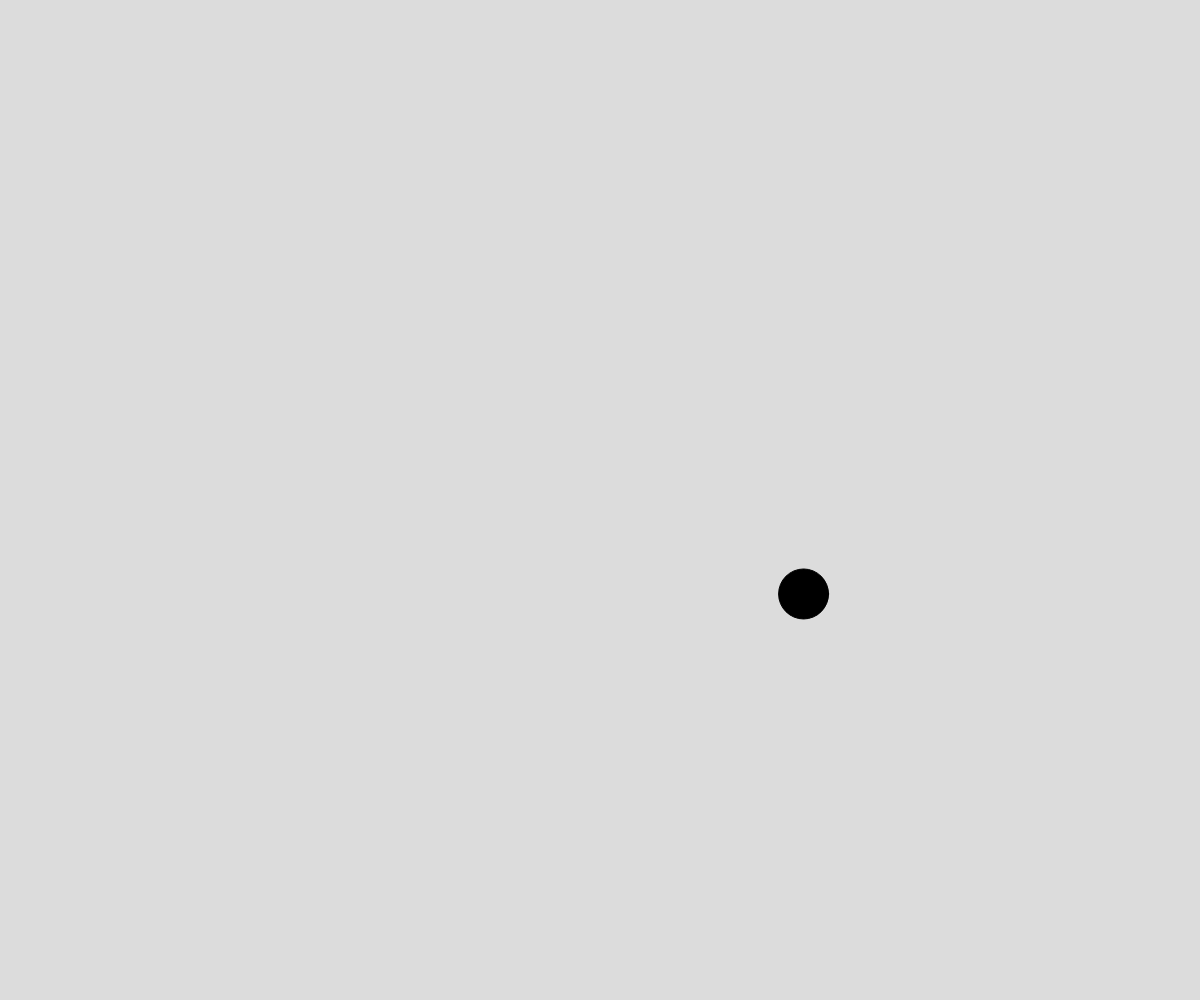
Frame 1 (no input)
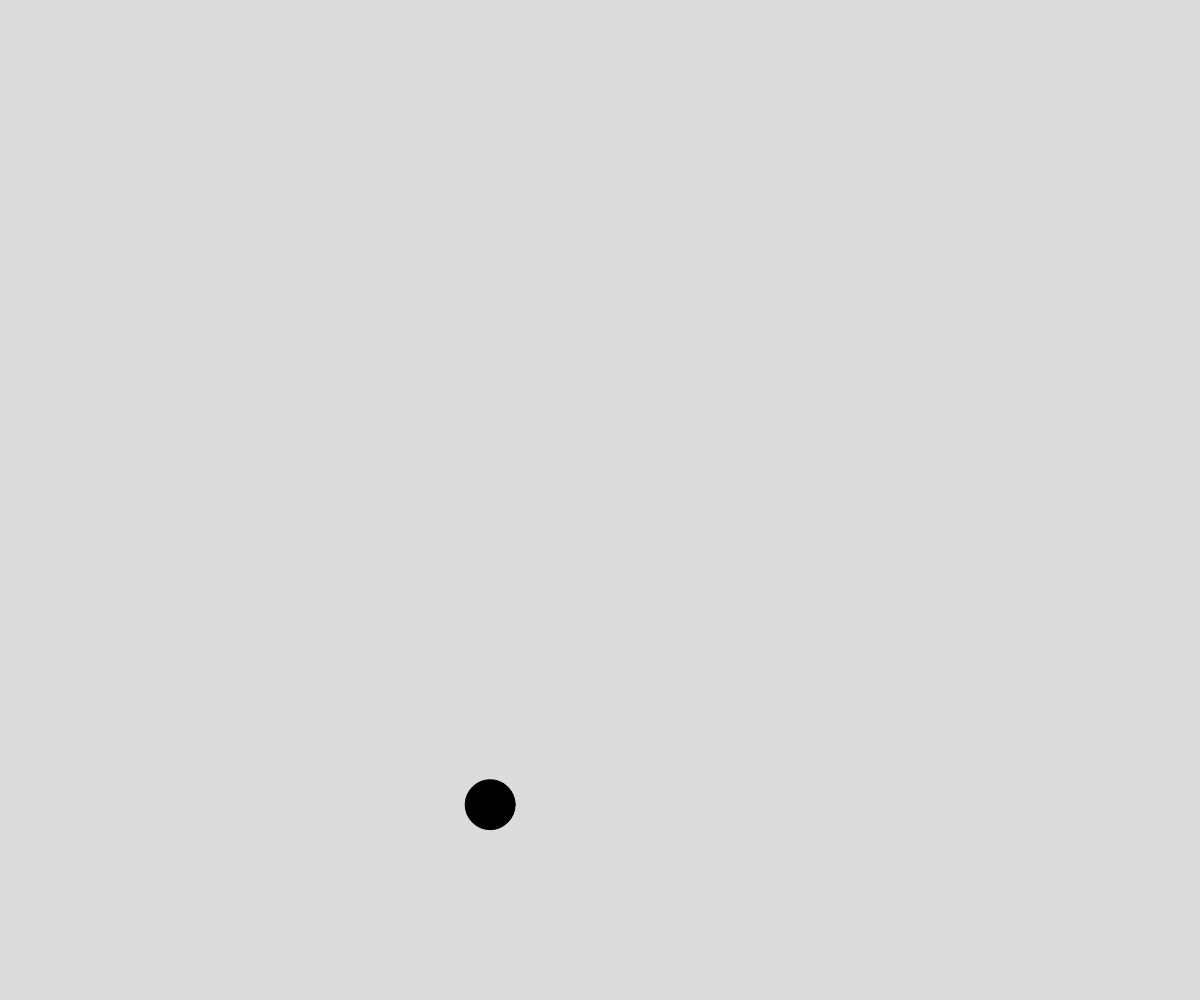
Frame 60 (no input)
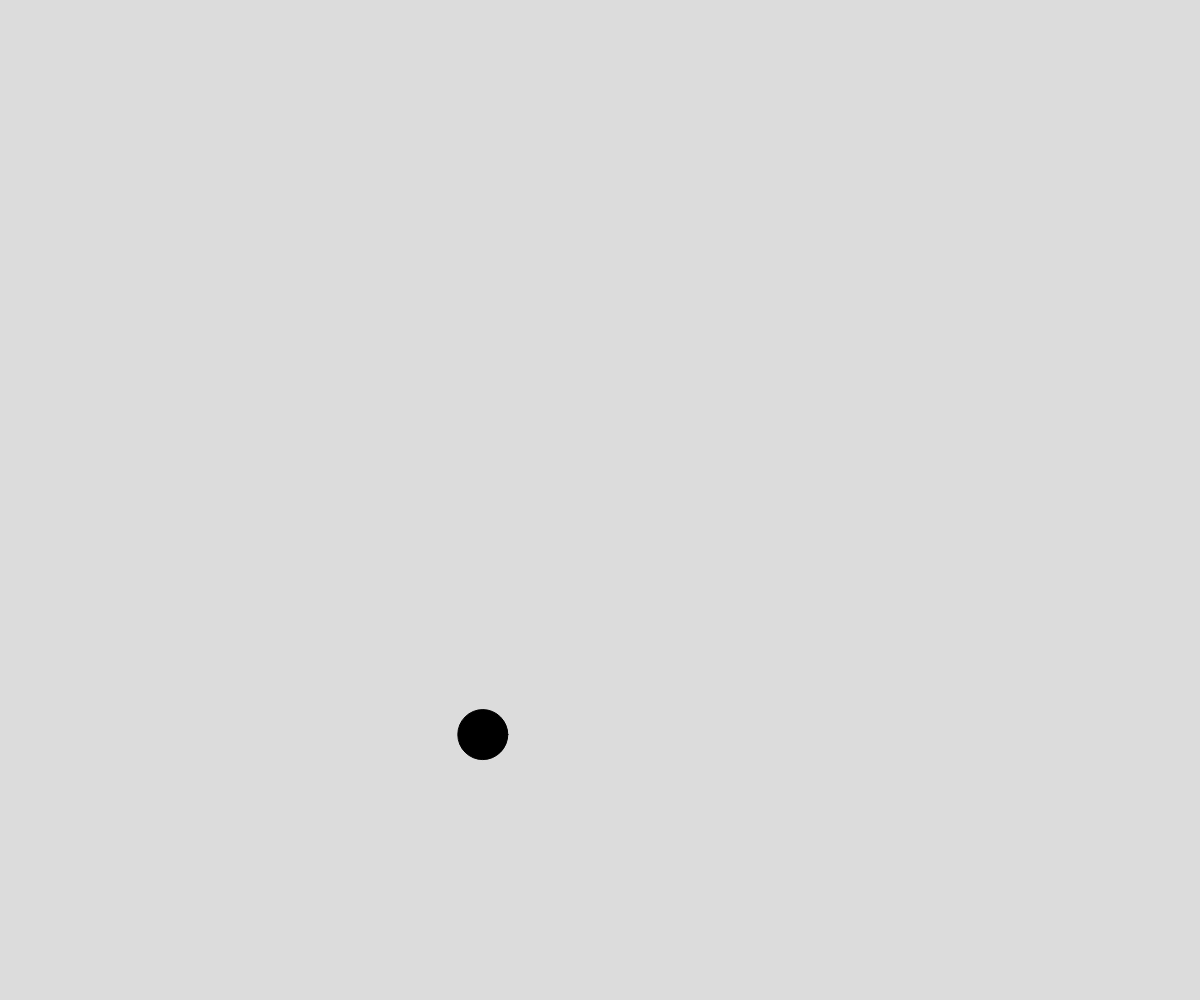
Frame 120 (the mouse pressed at the canvas centre since frame 60)

The p5.js sketch that drew these frames (run headless with seeded random() and noise() and a simulated clock; from frame 60 on, the mouse is pressed at the canvas centre):

// p5.js sketch
// ── sketch.js
// Project Title
// Your Name
// Date
//
// Extra for Experts:
// - describe what you did to take this project "above and beyond"
let time = 0;

function setup() {
  createCanvas(windowWidth, windowHeight);
}

function draw() {
  background(220);

  fill("black");

  let x = noise(time)* width;
  let y = noise(time + 1000)* height;

  circle(x, y, 50);

  time += 0.009;
}
